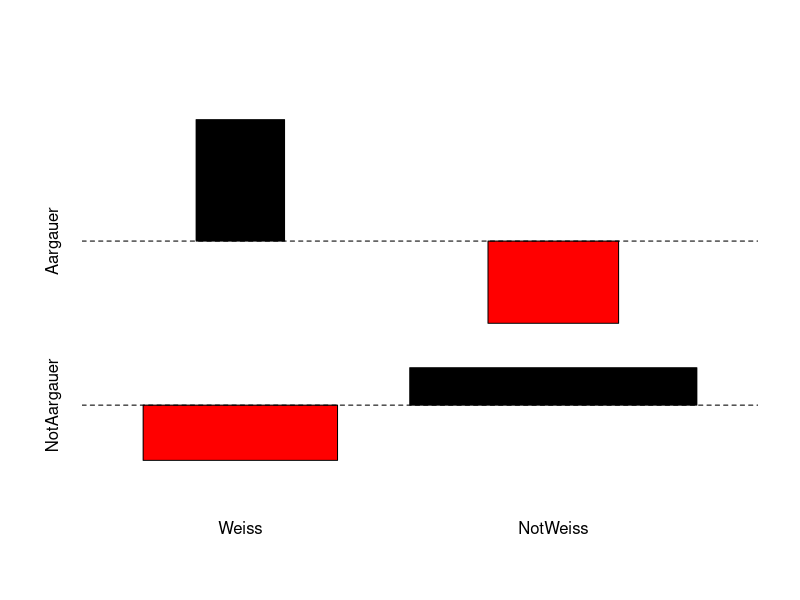
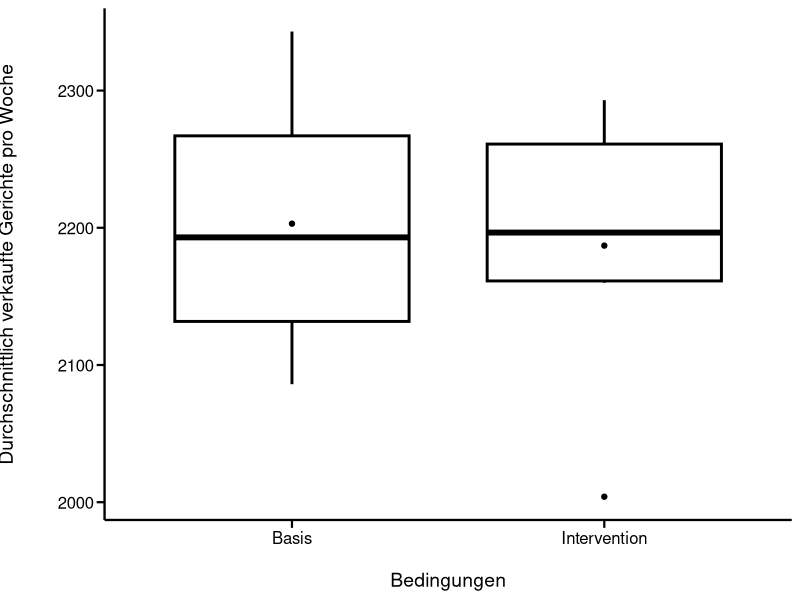

Reproduce these figures in R, in order.
#' ---
#' lesson: Statistik 1
#' knitr:
#'   opts_chunk: 
#'     collapse: false
#' musterloesung: true
#' ---
#' 
#' # Statistik 1: Übung
#' 
#' 
#' # Anleitung zu den Übungen
#' 
#' **Zu erstellen sind:**
#' 
#' 1. Ein quarto generiertes pdf-Dokument mit dem begründeten Lösungsweg (R-Code, R Output und dessen Interpretation)
#' 
#' 2.  ein ausformulierter Methoden- und Ergebnisteil (für eine wiss.Arbeit)
#' 
#' **Wichtige Hinweise zur Ausgestaltung:**
#' 
#' -   Bitte **erklärt und begründet die einzelnen Schritte,** die ihr unternehmt, um zu eurem Ergebnis zu kommen. Dazu erstellt bitte ein mit Quarto generiertes pdf-Dokument, in dem ihr Schritt für Schritt den verwendeten **R-Code**, die dazu gehörigen **Ausgaben von R**, eure **Interpretation** derselben und die sich ergebenden **Schlussfolgerungen** für das weitere Vorgehen dokumentiert.
#' -   Dieser **Ablauf** sollte insbesondere beinhalten:
#'     -   Überprüfen der Datenstruktur nach dem Einlesen, welches sind die abhängige(n) und welches die unabängige(n) Variablen etc.
#'     -   Explorative Datenanalyse, um zu sehen, ob evtl. Dateneingabefehler vorliegen oder Datentransformationen vorgenommen werden sollten
#'     -   Auswahl und Begründung eines statistischen Verfahrens
#'     -   Bestimmung des vollständigen/maximalen Models
#'     -   Selektion des/der besten Models/Modelle
#'     -   Durchführen der Modelldiagnostik für dieses
#'     -   Generieren aller Zahlen, Statistiken und Tabellen, die für eine wiss. Ergebnisdarstellung benötigt werden
#' -   Formuliert abschliessend einen **Methoden- und Ergebnisteil** (ggf. incl. adäquaten Abbildungen/Tabellen) zu dieser Untersuchung in der Form einer wissenschaftlichen Arbeit (je einen ausformulierten Absatz von ca. 60-100 Worten bzw. 3-8 Sätzen). Alle wichtigen Informationen sollten enthalten sein, unnötige Redundanz dagegen vermieden werden.
#' 
#' # Stat1: Übung
#' 
#' ## Aufgabe 1.1: Assoziationstest
#' 
#' Führt einen Assoziationstest zweier kategorialer Variablen (mit je zwei Ausprägungen) durch. Dazu erhebt ihr selbst die Daten (wozu ihr euch auch in Teams zusammenschliessen könnt). Ihr könnt z.B. eine Datenerhebung unter Mitstudierenden durchführen (etwa Nutzung Mac/Windows vs. männlich/weiblich). Bitte formuliert vor der Datenerhebung eine Hypothese, d.h. eine Erwartungshaltung, ob und welche Assoziation vorliegt und wenn ja warum. Beachtet, dass ihr für diese Form des Assoziationstests genau zwei binäre Variablen benötigt. Wenn ihr also kategoriale Variablen mit mehr als zwei Ausprägungen habt, so könnt ihr entweder Ausprägungen sinnvoll zusammenfassen oder seltene Ausprägungen im Test unberücksichtigt lassen.
#' 
#' ## Aufgabe 1.2: t-Test
#' 
#' **T-Test mit Datensatz *Novanimal_Weeks.csv**
#' 
#' Im Forschungsprojekt [NOVANIMAL](https://www.novanimal.ch) wurde u.a. in der ZHAW-Mensa untersucht, was es braucht, damit Menschen freiwillig weniger tierische Produkte konsumieren. Dazu wurden in sogenannten Interventionswochen mehr vegane und vegetarische Gerichte (zu Lasten kleinerer Fleischgerichtsauswahl) angeboten. Eine erste grundsätzliche Frage war, ob die unterschiedliche Gerichtsauswahl zu unterschiedlichen Verkaufszahlen führten. Beantwortet dazu mit dem Datensatz und geeigneten Tests folgende Frage:
#' 
#' Wurden in den Basis- und Interventionswochen unterschiedlich viele Gerichte verkauft?
#' 
#' -   Schau die Daten an: Verstehen und ggf. plotten.
#' -   Definiere die Null- ($H_0$) und die Alternativhypothese ($H_1$).
#' -   Welche Form von t-Test musst Du anwenden: einseitig/zweiseitig resp. gepaart/ungepaart?
#' -   Führe einen t-Test durch.
#' -   Wie gut sind die Voraussetzungen für einen t-Test erfüllt (z.B. Normalverteilung der Residuen und Varianzhomogenität)?
#' -   Stelle deine Ergebnisse angemessen dar, d.h. Text mit Abbildung und/oder Tabelle
#' 
#' 
#' 
#' 
#' ::::{.content-hidden unless-meta="musterloesung"}
#' 
#' :::{.callout-note}
#' 
#' 
#' # Statistik 1: Lösung
#' 
#' [Demoscript herunterladen (.R)](../purl/Statistik1_Uebung.R){.dld}
#' 
#' [Demoscript herunterladen (.qmd)](../purl/Statistik1_Uebung.qmd){.dld}
#' 
#' - [Lösungstexte als Download](Statistik1_Lösung.pdf)
#' 
#' ## Vorebreitung R-Session
#' 
## -----------------------------------------------------------------------------
#| message: false

# lade Packages
library("ggplot2")
library("dplyr")
library("readr")

# definiert mytheme für ggplot2 (verwendet dabei theme_classic())
mytheme <- 
  theme_classic() + 
  theme(axis.line = element_line(linewidth = 0.8, color = "black"), 
        axis.text = element_text(size = 12, color = "black"), 
        axis.title = element_text(size = 14, color = "black"), 
        axis.ticks = element_line(linewidth = 0.75, color = "black"), 
        axis.ticks.length = unit(0.2, "cm"),
        axis.title.y = element_text(vjust = 4),
             plot.margin = margin(t = 6, r = 6, b = 6, l = 10)
        )

#' 
#' 
#' ## Musterlösung Übung 1.1: Assoziationstest
#' 
#' In diesem Beispiel soll einem Klischee auf den Grund gegagen werden: **Sind Aargauer überdurchschnittlich mit weissen Socken assoziiert?** Die Datenerhebung basiert auf männlichen Studenten bei denen folgende beiden binären Variablen erhoben wurden:
#' 
#' - Sockenfarbe: weiss, nicht-weiss
#' - Selbstdeklarierte Kantonsangehörigkeit: AG, nicht-AG
#' 
#' Die Hypothese ist: Das Klischee trifft zu, weisse Socken sind überdurchschnittlich häufig mit Aargauer Studenten assoziiert.
#' 
#' Die Datenerhebung unter 35 Studenten ergab folgende Datengrundlage:
#' 
#' - Weisssockige Aargauer: 4
#' - Nicht-weisssockige Aargauer: 2
#' - Weissockige nicht-Aargauer: 7
#' - Nicht-weisssockige nicht-Aargauer: 22
#' 
## -----------------------------------------------------------------------------
# Matrix erstellen
Aargauer <- c(4, 2)
names(Aargauer) <- c("Weiss", "NotWeiss")
NotAargauer <- c(7, 22)
names(NotAargauer) <- c("Weiss", "NotWeiss")
AGsocks <- data.frame(Aargauer, NotAargauer)
AGsocks <- as.matrix(AGsocks)
AGsocks

# Daten anschauen mit erstem Google-Ergebnis für "Assoziation Plot r"
# Interpretation des Plots mit dem Befehl ?assocplot
assocplot(AGsocks) 

#' 
#' Der Assoziationsplot zeigt, dass in den Daten weisse Socken bei den Aargauern 
#' überverterten und bei den Nicht-Aargauern untervertreten sind.
#' 
#' Für kleine Erwartungswerte in den Zellen (\< 5) ist der Chi-Quadrat-Test nicht zuverlässig. Darum wird mit Fishers 
#' exaktem Test gearbeitet.
#' 
## -----------------------------------------------------------------------------
# Tests durchführen
fisher.test(AGsocks) # "Fisher's Exact Test for Count Data"

#' 
#' 
#' 
#' ## Musterlösung Übung 1.2: t-Test
#' 
#' ### Null- und Alternativhypothese
#' 
#' $H_0$: Es gibt keinen Unterschied in den Verkaufszahlen zwischen den Basis- und den Interventionswochen.
#' 
#' $H_1$: Es gibt einen Unterschied in den Verkaufszahlen zwischen den Basis- und den Interventionswochen.
#' 
## -----------------------------------------------------------------------------
# Daten laden
df <- read_delim("datasets/stat/Novanimal_Weeks.csv", delim = ";")
df # Daten anschauen

# Voraussetzungen für einen t-Test prüfen
ggplot(df, aes(x = condit, y = tot_sold)) + # achtung 0 Punkt fehlt
  geom_boxplot(color = "black", size = 1) +
  stat_summary(fun = mean, geom = "point") +
  labs(x = "\nBedingungen", y = "Durchschnittlich verkaufte Gerichte pro Woche\n") +
  mytheme

#' 
#' Auf den ersten Blick scheint es keine starken Abweichungen zu einer Normalverteilung zu geben resp. es sind keine extremen schiefen Verteilungen ersichtlich
#' 
#' 
## -----------------------------------------------------------------------------
# führt einen t-Tests durch;
# es wird angenommen, dass die Verkaufszahlen zwischen den Bedingungen
# unabhängig sind

t_test <- t.test(tot_sold ~ condit, data = df)
t_test

#' 
#' :::
#' :::: 
